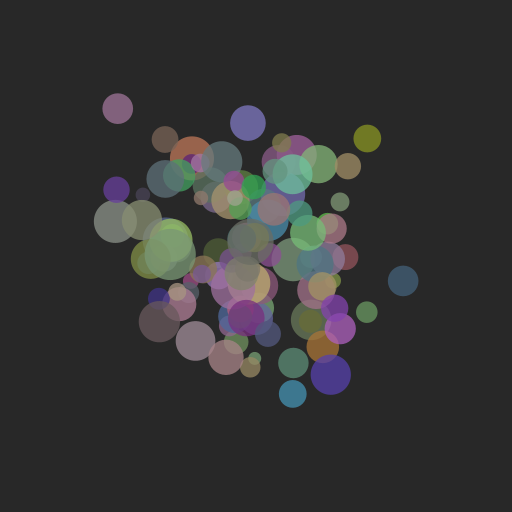
Frame 1 (no input)
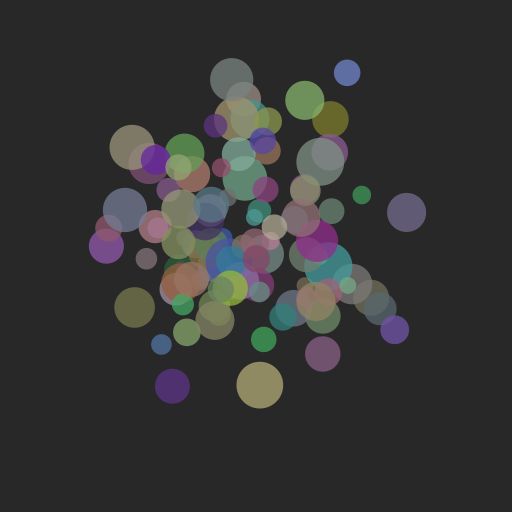
Frame 60 (the mouse pressed at the canvas centre just before this capture)
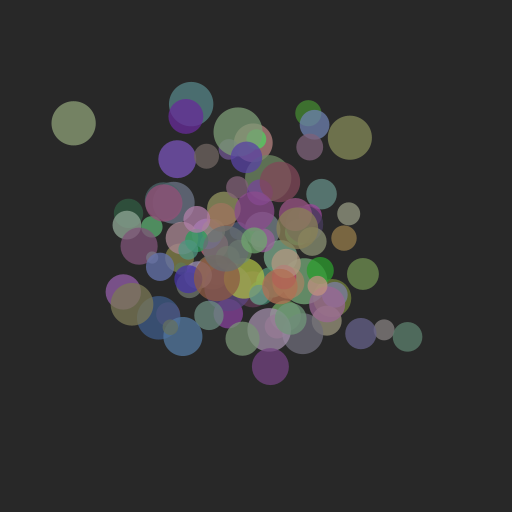
Frame 120 (the mouse held since frame 60 and released just before this capture)

The Processing sketch that drew these frames (run headless with seeded random() and noise(); from frame 60 on, the mouse is pressed at the canvas centre):

// Processing sketch: cc_136
// ── cc_136.pde
final Particle[] particles = new Particle[100];
float a = 0;

void setup() {  
  for (int i = 0; i < particles.length; i++) {
     particles[i] = new Particle();
  }
  
  size(512, 512);
  noStroke();
}

void draw() {
  background(40);
  for (int i = 0; i < particles.length; i++) {
     particles[i].render(a);
  }
  a += radians(1);
}

// ── circular_noise.pde
class CircularNoise {
  final float cx, cy;
  final float radius;
  
  CircularNoise(float radius) {
    cx = random(0, 1000);
    cy = random(0, 1000);
    this.radius = radius;
  }
  
  float value(float a) {
    final float x = cos(a) * radius;
    final float y = sin(a) * radius;
    
    return noise(cx + x, cy + y);
  }
  
  float value(float a, float min, float max) {
    return map(value(a), 0, 1, min, max);
  }
}

// ── particle.pde
class Particle {
  final CircularNoise xNoise, yNoise;
  final CircularNoise radiusNoise;
  final CircularNoise rNoise, gNoise, bNoise;
  
  Particle() {
    xNoise = new CircularNoise(0.5);
    yNoise = new CircularNoise(0.5);
    radiusNoise = new CircularNoise(0.5);
    rNoise = new CircularNoise(0.25f);
    gNoise = new CircularNoise(0.25f);
    bNoise = new CircularNoise(0.25f);
  }
  
  void render(float a) {
    final int r = (int)rNoise.value(a, 0, 255);
    final int g = (int)gNoise.value(a, 0, 255);
    final int b = (int)bNoise.value(a, 0, 255);
    
    fill(r, g, b, 192);
    
    final float x = xNoise.value(a, 0, width);
    final float y = yNoise.value(a, 0, height);
    
    final float radius = radiusNoise.value(a, 0, 64);
    circle(x, y, radius);
  }
}
